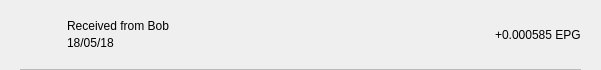
<?xml version="1.0" encoding="UTF-8"?>
<ui version="4.0">
 <class>TxRow</class>
 <widget class="QWidget" name="TxRow">
  <property name="geometry">
   <rect>
    <x>0</x>
    <y>0</y>
    <width>601</width>
    <height>70</height>
   </rect>
  </property>
  <property name="minimumSize">
   <size>
    <width>0</width>
    <height>40</height>
   </size>
  </property>
  <property name="windowTitle">
   <string>Form</string>
  </property>
  <layout class="QVBoxLayout" name="verticalLayout_3">
   <property name="spacing">
    <number>0</number>
   </property>
   <property name="leftMargin">
    <number>0</number>
   </property>
   <property name="topMargin">
    <number>0</number>
   </property>
   <property name="rightMargin">
    <number>0</number>
   </property>
   <property name="bottomMargin">
    <number>0</number>
   </property>
   <item>
    <widget class="QWidget" name="rowContainer" native="true">
     <layout class="QVBoxLayout" name="verticalLayout_2">
      <property name="spacing">
       <number>9</number>
      </property>
      <property name="leftMargin">
       <number>20</number>
      </property>
      <property name="topMargin">
       <number>9</number>
      </property>
      <property name="rightMargin">
       <number>20</number>
      </property>
      <property name="bottomMargin">
       <number>0</number>
      </property>
      <item>
       <widget class="QFrame" name="frame">
        <property name="styleSheet">
         <string notr="true">border:none;</string>
        </property>
        <property name="frameShape">
         <enum>QFrame::StyledPanel</enum>
        </property>
        <property name="frameShadow">
         <enum>QFrame::Raised</enum>
        </property>
        <layout class="QHBoxLayout" name="horizontalLayout" stretch="0,2,0">
         <property name="leftMargin">
          <number>0</number>
         </property>
         <property name="topMargin">
          <number>0</number>
         </property>
         <property name="rightMargin">
          <number>0</number>
         </property>
         <property name="bottomMargin">
          <number>0</number>
         </property>
         <item>
          <widget class="QPushButton" name="icon">
           <property name="focusPolicy">
            <enum>Qt::NoFocus</enum>
           </property>
           <property name="styleSheet">
            <string notr="true">border:none;</string>
           </property>
           <property name="text">
            <string/>
           </property>
           <property name="iconSize">
            <size>
             <width>28</width>
             <height>28</height>
            </size>
           </property>
          </widget>
         </item>
         <item>
          <layout class="QVBoxLayout" name="verticalLayout">
           <property name="spacing">
            <number>3</number>
           </property>
           <property name="leftMargin">
            <number>9</number>
           </property>
           <item>
            <widget class="QLabel" name="lblAddress">
             <property name="styleSheet">
              <string notr="true"/>
             </property>
             <property name="text">
              <string>Received from Bob</string>
             </property>
             <property name="alignment">
              <set>Qt::AlignBottom|Qt::AlignLeading|Qt::AlignLeft</set>
             </property>
            </widget>
           </item>
           <item>
            <widget class="QLabel" name="lblDate">
             <property name="styleSheet">
              <string notr="true"/>
             </property>
             <property name="text">
              <string>18/05/18</string>
             </property>
             <property name="alignment">
              <set>Qt::AlignLeading|Qt::AlignLeft|Qt::AlignTop</set>
             </property>
            </widget>
           </item>
          </layout>
         </item>
         <item>
          <widget class="QLabel" name="lblAmount">
           <property name="styleSheet">
            <string notr="true"/>
           </property>
           <property name="text">
            <string>+0.000585 EPG</string>
           </property>
          </widget>
         </item>
        </layout>
       </widget>
      </item>
      <item>
       <widget class="QLabel" name="lblDivisory">
        <property name="minimumSize">
         <size>
          <width>0</width>
          <height>1</height>
         </size>
        </property>
        <property name="maximumSize">
         <size>
          <width>16777215</width>
          <height>1</height>
         </size>
        </property>
        <property name="styleSheet">
         <string notr="true">background-color:#bababa;</string>
        </property>
        <property name="text">
         <string/>
        </property>
        <property name="alignment">
         <set>Qt::AlignBottom|Qt::AlignLeading|Qt::AlignLeft</set>
        </property>
       </widget>
      </item>
     </layout>
    </widget>
   </item>
  </layout>
 </widget>
 <resources/>
 <connections/>
</ui>
